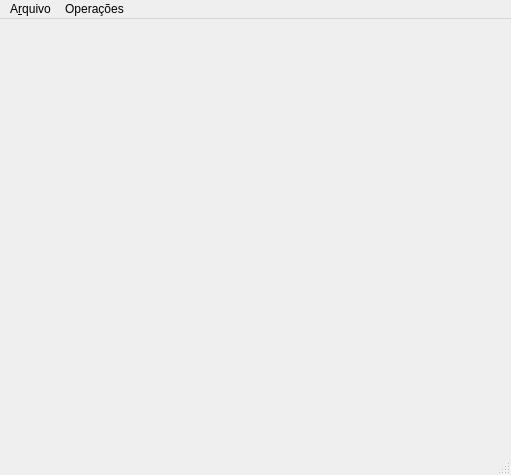
<?xml version="1.0" encoding="UTF-8"?>
<ui version="4.0">
 <class>MainWindow</class>
 <widget class="QMainWindow" name="MainWindow">
  <property name="geometry">
   <rect>
    <x>0</x>
    <y>0</y>
    <width>511</width>
    <height>475</height>
   </rect>
  </property>
  <property name="acceptDrops">
   <bool>true</bool>
  </property>
  <property name="windowTitle">
   <string>MainWindow</string>
  </property>
  <widget class="QWidget" name="m_centralWidget"/>
  <widget class="QMenuBar" name="menuBar">
   <property name="geometry">
    <rect>
     <x>0</x>
     <y>0</y>
     <width>511</width>
     <height>22</height>
    </rect>
   </property>
   <widget class="QMenu" name="menuA_rquivo">
    <property name="title">
     <string>A&amp;rquivo</string>
    </property>
    <addaction name="actionExit"/>
   </widget>
   <widget class="QMenu" name="menuOpera_es">
    <property name="title">
     <string>Operações</string>
    </property>
    <addaction name="act_goto"/>
    <addaction name="act_installScripts"/>
    <addaction name="act_loadScripts"/>
   </widget>
   <addaction name="menuA_rquivo"/>
   <addaction name="menuOpera_es"/>
  </widget>
  <widget class="QStatusBar" name="m_statusBar"/>
  <action name="actionCriar_novo_m_dulo">
   <property name="text">
    <string>Criar novo módulo</string>
   </property>
  </action>
  <action name="actionCriar_novo_bloco_de_c_digo">
   <property name="text">
    <string>Criar novo bloco de código</string>
   </property>
  </action>
  <action name="act_goto">
   <property name="text">
    <string>Ir para linha</string>
   </property>
   <property name="shortcut">
    <string>Ctrl+G</string>
   </property>
  </action>
  <action name="act_newBSW">
   <property name="text">
    <string>Nova base de software</string>
   </property>
  </action>
  <action name="act_openBSW">
   <property name="text">
    <string>Abrir base de software</string>
   </property>
  </action>
  <action name="act_installScripts">
   <property name="text">
    <string>Instalar scripts Lua</string>
   </property>
  </action>
  <action name="actionExit">
   <property name="text">
    <string>Sair</string>
   </property>
  </action>
  <action name="act_loadScripts">
   <property name="text">
    <string>Carregar scripts Lua</string>
   </property>
  </action>
 </widget>
 <layoutdefault spacing="6" margin="11"/>
 <resources/>
 <connections/>
</ui>
